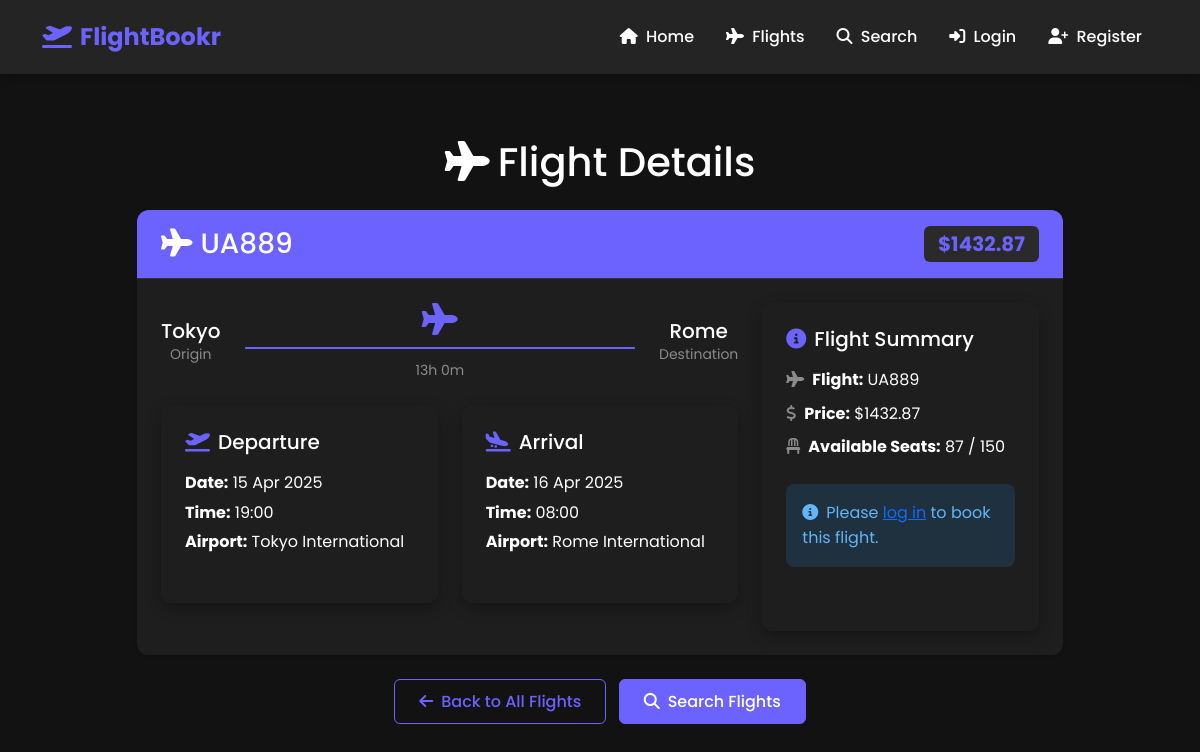
The app's page /flight/11, older data.
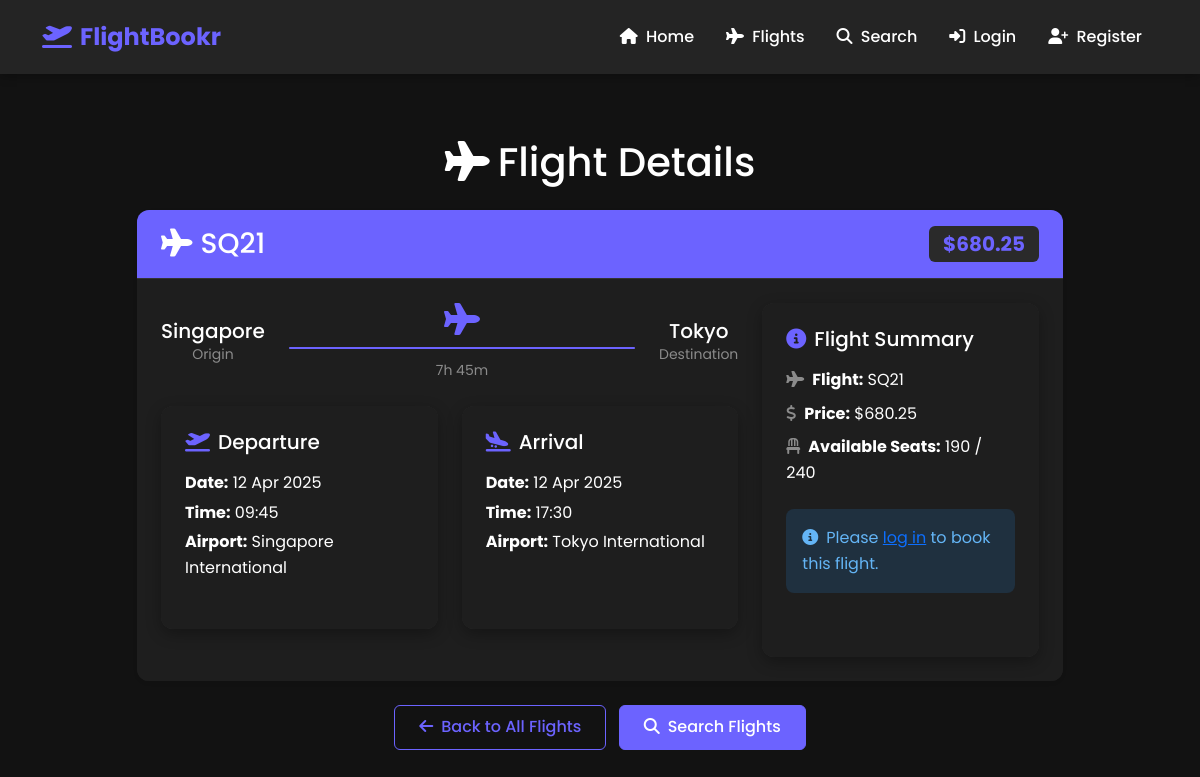
The same page, newer data.
### tables this page shows
CREATE TABLE flights (
        id INTEGER PRIMARY KEY AUTOINCREMENT,
        flight_number TEXT NOT NULL,
        origin TEXT NOT NULL,
        destination TEXT NOT NULL,
        departure_time TIMESTAMP NOT NULL,
        arrival_time TIMESTAMP NOT NULL,
        price REAL NOT NULL,
        total_seats INTEGER NOT NULL,
        available_seats INTEGER NOT NULL
    );

### app.py (the view)
@app.route('/flight/<int:flight_id>')
def flight_details(flight_id):
    flight = get_flight_by_id(flight_id)
    if not flight:
        flash('Flight not found', 'danger')
        return redirect(url_for('flights'))
    return render_template('flight_details.html', flight=flight)

### app.py (called while the page is built)
@app.template_filter('date_format')
def date_format(value, format='%Y-%m-%d %H:%M'):
    if value is None:
        return ""
    if isinstance(value, str):
        try:
            for fmt in ['%Y-%m-%d %H:%M:%S', '%Y-%m-%d %H:%M:%S.%f', '%Y-%m-%d %H:%M']:
                try:
                    value = datetime.strptime(value, fmt)
                    break
                except ValueError:
                    continue
        except Exception as e:
            print(f"Error parsing date: {e}")
            return value
    try:
        return value.strftime(format)
    except Exception as e:
        print(f"Error formatting date: {e}")
        return str(value)

@app.template_filter('datetime')
def parse_datetime(value):
    if value is None:
        return None
    if isinstance(value, str):
        try:
            for fmt in ['%Y-%m-%d %H:%M:%S', '%Y-%m-%d %H:%M:%S.%f', '%Y-%m-%d %H:%M']:
                try:
                    return datetime.strptime(value, fmt)
                except ValueError:
                    continue
            return value
        except Exception as e:
            print(f"Error parsing datetime: {e}")
            return value
    return value

### db.py (called while the page is built)
def get_db_connection():
    conn = sqlite3.connect(DATABASE_PATH)
    conn.row_factory = sqlite3.Row
    return conn

### flight.py (called while the page is built)
def get_flight_by_id(flight_id):
    conn = get_db_connection()
    cursor = conn.cursor()
    cursor.execute("SELECT * FROM flights WHERE id = ?", (flight_id,))
    flight = cursor.fetchone()
    conn.close()
    if flight:
        return dict(flight)
    return None

### templates/flight_details.html (shortened to what this page needs)
{% extends 'base.html' %}
{% block content %}
<div class="container py-5">
    <div class="row justify-content-center">
        <div class="col-lg-10">
            <h1 class="text-center mb-4"><i class="fas fa-plane me-2"></i>Flight Details</h1>
            <div class="card shadow-sm border-0 mb-4">
                <div class="card-header bg-primary text-white py-3">
                    <div class="d-flex justify-content-between align-items-center">
                        <h2 class="h3 m-0"><i class="fas fa-plane me-2"></i>{{ flight.flight_number }}</h2>
                        <span class="badge bg-light text-primary fw-bold fs-5">${{ flight.price }}</span>
                    </div>
                </div>
                <div class="card-body p-4">
                    <div class="row">
                        <div class="col-lg-8">
                            <div class="d-flex align-items-center mb-4">
                                <div class="text-center me-4">
                                    <h3 class="h5 mb-0">{{ flight.origin }}</h3>
                                    <p class="small text-muted mb-0">Origin</p>
                                </div>
                                <div class="flex-grow-1 text-center">
                                    <i class="fas fa-plane fa-2x text-primary"></i>
                                    <div class="progress my-2" style="height: 2px;">
                                        <div class="progress-bar bg-primary" role="progressbar" style="width: 100%"></div>
                                    </div>
                                    {% set departure = flight.departure_time|datetime %}
                                    {% set arrival = flight.arrival_time|datetime %}
                                    {% set duration = (arrival - departure).seconds // 60 %}
                                    <small class="text-muted">{{ duration // 60 }}h {{ duration % 60 }}m</small>
                                </div>
                                <div class="text-center ms-4">
                                    <h3 class="h5 mb-0">{{ flight.destination }}</h3>
                                    <p class="small text-muted mb-0">Destination</p>
                                </div>
                            </div>
                            <div class="row g-4 mb-4">
                                <div class="col-md-6">
                                    <div class="card h-100 border-0 bg-light">
                                        <div class="card-body">
                                            <h4 class="h5 mb-3"><i class="fas fa-plane-departure me-2 text-primary"></i>Departure</h4>
                                            <p class="mb-1"><strong>Date:</strong> {{ flight.departure_time|date_format('%d %b %Y') }}</p>
                                            <p class="mb-1"><strong>Time:</strong> {{ flight.departure_time|date_format('%H:%M') }}</p>
                                            <p class="mb-0"><strong>Airport:</strong> {{ flight.origin }} International</p>
                                        </div>
                                    </div>
                                </div>
                                <div class="col-md-6">
                                    <div class="card h-100 border-0 bg-light">
                                        <div class="card-body">
                                            <h4 class="h5 mb-3"><i class="fas fa-plane-arrival me-2 text-primary"></i>Arrival</h4>
                                            <p class="mb-1"><strong>Date:</strong> {{ flight.arrival_time|date_format('%d %b %Y') }}</p>
                                            <p class="mb-1"><strong>Time:</strong> {{ flight.arrival_time|date_format('%H:%M') }}</p>
                                            <p class="mb-0"><strong>Airport:</strong> {{ flight.destination }} International</p>
                                        </div>
                                    </div>
                                </div>
                            </div>
                        </div>
                        <div class="col-lg-4">
                            <div class="card border-0 bg-light h-100">
                                <div class="card-body">
                                    <h3 class="h5 mb-3"><i class="fas fa-info-circle me-2 text-primary"></i>Flight Summary</h3>
                                    <ul class="list-unstyled">
                                        <li class="mb-2"><i class="fas fa-plane me-2 text-muted"></i><strong>Flight:</strong> {{ flight.flight_number }}</li>
                                        <li class="mb-2"><i class="fas fa-dollar-sign me-2 text-muted"></i><strong>Price:</strong> ${{ flight.price }}</li>
                                        <li class="mb-2"><i class="fas fa-chair me-2 text-muted"></i><strong>Available Seats:</strong> {{ flight.available_seats }} / {{ flight.total_seats }}</li>
                                    </ul>
                                    <div class="mt-4">
                                        {% if 'user_id' in session %}
                                            {% if flight.available_seats > 0 %}
                                                <a href="{{ url_for('book_flight', flight_id=flight.id) }}" class="btn btn-primary btn-lg w-100">
                                                    <i class="fas fa-ticket-alt me-2"></i>Book This Flight
                                                </a>
                                            {% else %}
                                                <button class="btn btn-secondary btn-lg w-100" disabled>
                                                    <i class="fas fa-times-circle me-2"></i>No Seats Available
                                                </button>
                                            {% endif %}
                                        {% else %}
                                            <div class="alert alert-info">
                                                <i class="fas fa-info-circle me-2"></i>Please <a href="{{ url_for('login') }}">log in</a> to book this flight.
                                            </div>
                                        {% endif %}
                                    </div>
                                </div>
                            </div>
                        </div>
                    </div>
                </div>
            </div>
            <div class="text-center">
                <a href="{{ url_for('flights') }}" class="btn btn-outline-primary me-2">
                    <i class="fas fa-arrow-left me-2"></i>Back to All Flights
                </a>
                <a href="{{ url_for('search') }}" class="btn btn-primary">
                    <i class="fas fa-search me-2"></i>Search Flights
                </a>
            </div>
        </div>
    </div>
</div>
{% endblock %}

### templates/base.html (shortened to what this page needs)
<!DOCTYPE html>
<html lang="en">
<head>
    <link href="https://cdn.jsdelivr.net/npm/bootstrap@5.3.0/dist/css/bootstrap.min.css" rel="stylesheet">
    <link rel="stylesheet" href="https://cdnjs.cloudflare.com/ajax/libs/font-awesome/6.4.0/css/all.min.css">
    <link rel="stylesheet" href="{{ url_for('static', filename='css/style.css') }}">
</head>
<body>
    <nav class="navbar navbar-expand-lg navbar-dark">
        <div class="container">
            <a class="navbar-brand" href="{{ url_for('index') }}">
                <i class="fas fa-plane-departure me-2"></i>FlightBookr
            </a>
            <div class="collapse navbar-collapse" id="navbarNav">
                <ul class="navbar-nav ms-auto">
                    <li class="nav-item">
                        <a class="nav-link" href="{{ url_for('index') }}">
                            <i class="fas fa-home me-1"></i> Home
                        </a>
                    </li>
                    <li class="nav-item">
                        <a class="nav-link" href="{{ url_for('flights') }}">
                            <i class="fas fa-plane me-1"></i> Flights
                        </a>
                    </li>
                    <li class="nav-item">
                        <a class="nav-link" href="{{ url_for('search') }}">
                            <i class="fas fa-search me-1"></i> Search
                        </a>
                    </li>
                    {% if 'user_id' in session %}
                        <li class="nav-item">
                            <a class="nav-link" href="{{ url_for('dashboard') }}">
                                <i class="fas fa-tachometer-alt me-1"></i> Dashboard
                            </a>
                        </li>
                        <li class="nav-item">
                            <a class="nav-link" href="{{ url_for('logout') }}">
                                <i class="fas fa-sign-out-alt me-1"></i> Logout
                            </a>
                        </li>
                    {% else %}
                        <li class="nav-item">
                            <a class="nav-link" href="{{ url_for('login') }}">
                                <i class="fas fa-sign-in-alt me-1"></i> Login
                            </a>
                        </li>
                        <li class="nav-item">
                            <a class="nav-link" href="{{ url_for('register') }}">
                                <i class="fas fa-user-plus me-1"></i> Register
                            </a>
                        </li>
                    {% endif %}
                </ul>
            </div>
        </div>
    </nav>
    <main>
        {% block content %}{% endblock %}
    </main>
</body>
</html>

### static/css/style.css (style rules this page uses)
:root { --primary-color: #6c63ff; --primary-color-dark: #5046e5; --secondary-color: #4a47a3; --accent-color: #ff6b6b; --dark-bg: #121212; --card-bg: #1e1e1e; --header-bg: #242424; --card-header: #2a2a2a; --text-primary: #ffffff; --text-secondary: #b3b3b3; --text-muted: #8b8b8b; --border-color: #333333; --hover-color: #7367ff; --success-color: #4caf50; --info-color: #2196f3; --warning-color: #ff9800; --danger-color: #f44336; }
body { font-family: 'Poppins', sans-serif; line-height: 1.6; color: var(--text-primary); background-color: var(--dark-bg); }
.navbar { background-color: var(--header-bg); padding: 0.8rem 1rem; box-shadow: 0 2px 10px rgba(0, 0, 0, 0.3); }
.navbar-brand { font-weight: 700; font-size: 1.5rem; color: var(--primary-color); }
.navbar-dark .navbar-brand { color: var(--primary-color); }
.nav-link { font-weight: 500; padding: 0.5rem 1rem !important; transition: all 0.3s; color: var(--text-primary) !important; }
.card { border: none; border-radius: 12px; box-shadow: 0 5px 15px rgba(0, 0, 0, 0.3); overflow: hidden; transition: transform 0.3s, box-shadow 0.3s; margin-bottom: 1.5rem; background-color: var(--card-bg); }
.card-header { background-color: var(--card-header); color: var(--text-primary); font-weight: 600; padding: 1rem 1.5rem; border-bottom: 1px solid var(--border-color); }
.card-body { padding: 1.5rem; background-color: var(--card-bg); color: var(--text-primary); }
.btn { padding: 0.6rem 1.5rem; border-radius: 6px; font-weight: 500; transition: all 0.3s; }
.btn-primary { background-color: var(--primary-color); border-color: var(--primary-color); color: white; }
.btn-outline-primary { color: var(--primary-color); border-color: var(--primary-color); background-color: transparent; }
.alert { border: none; border-radius: 8px; }
.alert-info { background-color: rgba(33, 150, 243, 0.15); color: #64b5f6; }
.badge { font-weight: 500; padding: 0.4em 0.7em; }
.bg-primary { background-color: var(--primary-color) !important; }
.bg-light { background-color: var(--card-header) !important; color: var(--text-primary) !important; }
main { min-height: calc(100vh - 80px); padding-bottom: 3rem; }
.text-primary { color: var(--primary-color) !important; }
.text-muted { color: var(--text-muted) !important; }
.text-white { color: var(--text-primary) !important; }
.bg-light { background-color: var(--card-header) !important; }
.progress { background-color: var(--border-color); }
.progress-bar { background-color: var(--primary-color); }

Row changes from the older to the newer data that the page shows:
changed flights "Tokyo": flight_number "UA889" → "SQ21"; price "1432.87" → "680.25"; origin "Tokyo" → "Singapore"; destination "Rome" → "Tokyo"; departure_time "15 Apr 2025" → "12 Apr 2025"; departure_time "19:00" → "09:45"; arrival_time "16 Apr 2025" → "12 Apr 2025"; arrival_time "08:00" → "17:30"; available_seats "87" → "190"; total_seats "150" → "240"
Text that changed along with them:
{{ duration // 60 }}: "13" → "7"
{{ duration % 60 }}: "0" → "45"
